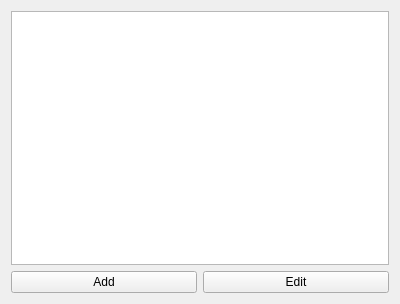
<?xml version="1.0" encoding="UTF-8"?>
<ui version="4.0">
 <class>Games</class>
 <widget class="QWidget" name="Games">
  <property name="geometry">
   <rect>
    <x>0</x>
    <y>0</y>
    <width>400</width>
    <height>304</height>
   </rect>
  </property>
  <property name="windowTitle">
   <string>Games</string>
  </property>
  <layout class="QGridLayout" name="gridLayout">
   <item row="2" column="1">
    <widget class="QPushButton" name="pushButtonEdit">
     <property name="text">
      <string>Edit</string>
     </property>
    </widget>
   </item>
   <item row="2" column="0">
    <widget class="QPushButton" name="pushButtonAdd">
     <property name="text">
      <string>Add</string>
     </property>
    </widget>
   </item>
   <item row="0" column="0" colspan="2">
    <widget class="QTableView" name="tableView"/>
   </item>
  </layout>
 </widget>
 <resources/>
 <connections/>
</ui>
